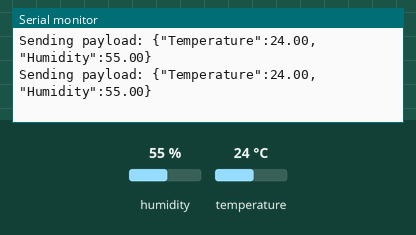
A sketch run on a simulated ESP32. Shown: the last lines printed to the serial monitor. The inputs (shaded band) are chosen by the test bench; at power-on: humidity 55 %, temperature 24 °C.

Above: at 5.8 s.
5.9 s: humidity set to 22 %
At 10.4 s:
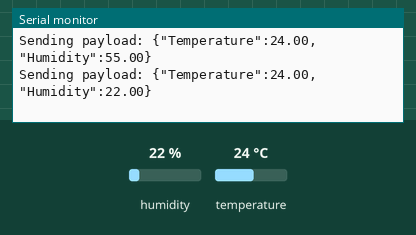
11.9 s: temperature set to 12 °C
At 15.5 s:
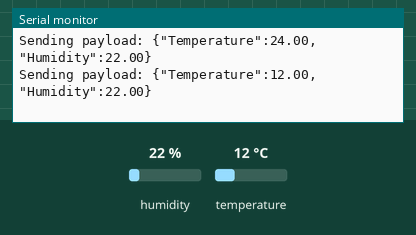
17.9 s: humidity set to 40 %
At 20.8 s:
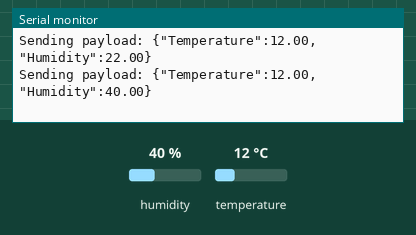
Timing chart, 0 to 22.3 s (numbered marks = the images above; inputs shaded):
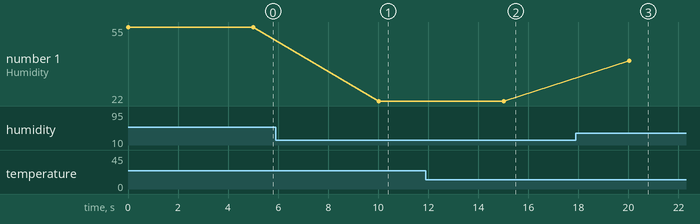

The sketch:

New-components.ino
```cpp
#include <DHT.h>
// This file MUST be in the same folder as the .ino file.
#include "config.h"
// Setting up the DHT Sensor

// #define DHTPIN 4
// #define DHTTYPE DHT22

DHT dht(DHTPIN, DHTTYPE);

void setup() {
  Serial.begin(9600);
  Serial.println();

  // Initialize temperature/humidity sensor
  dht.begin();
}
void loop() {
  // Build the payload to send to the IBM IoT Platform
  String payload = "{\"Temperature\":";
  payload += dht.readTemperature();
  payload += ", \"Humidity\":";
  payload += dht.readHumidity();
  // payload += ", \"CO\":";
  // payload += mq7.getPPM();
  payload += "}";

  Serial.print("Sending payload: ");
  Serial.println(payload);

  // Give time to send the whole request
  delay(5000);
  Serial.println("");

  // Activate deep sleep mode - it will remain in sleep mode for the number of seconds that we setup
  // in the esp_sleep_enable_timer_wakeup function. Not compatible with iOS devices - comment out
  // the following line to enable compatibility with iOS devices. esp_deep_sleep_start();
}
```

config.h
```cpp
#ifndef __CONFIG_H__
#define __CONFIG_H__

//-------- Customise these values for each device-----------
// const  char*   ssid = "";        //SSID of your WiFi Access Point
// const char*   password = "";    //Password of your WiFi Access Point
#define DHTTYPE DHT22 // The DHT type of sensor you're using. Should //work with DHT11 and DHT22
#define DHTPIN 27     // GPIO PIN fot DHT
// #define analogMQ7 NN            //GPIO PIN fot MQ
// #define TIMEOUT   5000          //This timeout is for the DHT //readings, you can increase it,
// but never decrease or the DHT readings will fail :( #define DEVICE_TYPE "XXXXXXXXXX"      //This
// must match the type of //device defined on your IBM IoT Platform #define DEVICE_ID "XXXXXXXXXXX"
// //This must mach the DEVICE ID //that you defined on you IBM IoT Platform #define TOKEN
// "XXXXXXXXXXXXXXXXXXXX"  //The token taht you define, or //the IBM IoT platform generated for your
// device #define SLEEP_WAIT  30            //number of //seconds that ESP32 will be doing nothing
// between readings #define ORG     "xxxxxx"          //Customise this //according your IBM
// Organization

//-------- Customise the above values according your timezone, it's important to have it
////configured properly as we need it for ssl communications--------
// #define TZ_OFFSET   N         //Your timezone offset IE '-1' or '2'
// #define TZ_DST    NN  //Daylight offset, the number of minutes that changes on //summer time
//-------- Customise the above values according your timezone, it's important to have it
////configured properly as we need it for ssl communications--------
//-------- Customise these values for each device-----------

#endif
```

Measured:
- after the input at 5.9 s, the serial monitor: prints a new line after 4.1 s (image 1)
- after the input at 11.9 s, the serial monitor: prints a new line after 3.1 s (image 2)
- after the input at 17.9 s, the serial monitor: prints a new line after 2.1 s (image 3)
- plotted number 1: 55 → 22 after the input at 5.9 s, 22 → 40 after the input at 17.9 s
